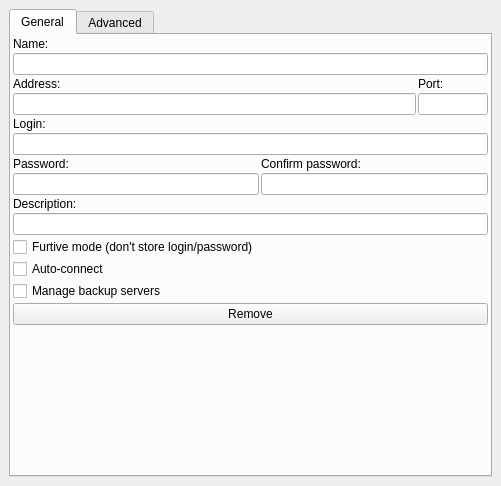
<ui version="4.0" >
 <class>WidgetSessionConfig</class>
 <widget class="QWidget" name="WidgetSessionConfig" >
  <property name="geometry" >
   <rect>
    <x>0</x>
    <y>0</y>
    <width>501</width>
    <height>486</height>
   </rect>
  </property>
  <property name="windowTitle" >
   <string>Form</string>
  </property>
  <layout class="QGridLayout" >
   <property name="margin" >
    <number>9</number>
   </property>
   <property name="spacing" >
    <number>6</number>
   </property>
   <item row="0" column="0" >
    <widget class="QTabWidget" name="tabWidgetMain" >
     <property name="currentIndex" >
      <number>0</number>
     </property>
     <widget class="QWidget" name="tabGeneral" >
      <attribute name="title" >
       <string>General</string>
      </attribute>
      <layout class="QGridLayout" >
       <property name="margin" >
        <number>2</number>
       </property>
       <property name="spacing" >
        <number>2</number>
       </property>
       <item row="9" column="0" >
        <widget class="QCheckBox" name="checkBoxFurtiveMode" >
         <property name="text" >
          <string>Furtive mode (don't store login/password)</string>
         </property>
        </widget>
       </item>
       <item row="1" column="0" colspan="2" >
        <widget class="QLineEdit" name="lineEditName" />
       </item>
       <item row="0" column="0" >
        <widget class="QLabel" name="labelName" >
         <property name="text" >
          <string>Name:</string>
         </property>
        </widget>
       </item>
       <item row="5" column="1" >
        <widget class="QLabel" name="labelConfirmPassword" >
         <property name="text" >
          <string>Confirm password:</string>
         </property>
        </widget>
       </item>
       <item row="13" column="0" >
        <spacer>
         <property name="orientation" >
          <enum>Qt::Vertical</enum>
         </property>
         <property name="sizeHint" >
          <size>
           <width>20</width>
           <height>40</height>
          </size>
         </property>
        </spacer>
       </item>
       <item row="12" column="0" colspan="2" >
        <widget class="QPushButton" name="pushButtonRemove" >
         <property name="text" >
          <string>Remove</string>
         </property>
        </widget>
       </item>
       <item row="6" column="0" >
        <widget class="QLineEdit" name="lineEditPassword" >
         <property name="echoMode" >
          <enum>QLineEdit::Password</enum>
         </property>
        </widget>
       </item>
       <item row="3" column="0" >
        <widget class="QLabel" name="labelLogin" >
         <property name="text" >
          <string>Login:</string>
         </property>
        </widget>
       </item>
       <item row="4" column="0" colspan="2" >
        <widget class="QLineEdit" name="lineEditLogin" />
       </item>
       <item row="6" column="1" >
        <widget class="QLineEdit" name="lineEditConfirmPassword" >
         <property name="echoMode" >
          <enum>QLineEdit::Password</enum>
         </property>
        </widget>
       </item>
       <item row="5" column="0" >
        <widget class="QLabel" name="labelPassword" >
         <property name="text" >
          <string>Password:</string>
         </property>
        </widget>
       </item>
       <item row="7" column="0" >
        <widget class="QLabel" name="labelDescription" >
         <property name="text" >
          <string>Description:</string>
         </property>
        </widget>
       </item>
       <item row="8" column="0" colspan="2" >
        <widget class="QLineEdit" name="lineEditDescription" />
       </item>
       <item row="10" column="0" >
        <widget class="QCheckBox" name="checkBoxAutoConnect" >
         <property name="text" >
          <string>Auto-connect</string>
         </property>
        </widget>
       </item>
       <item row="11" column="0" colspan="2" >
        <widget class="QCheckBox" name="checkBoxBackupServers" >
         <property name="text" >
          <string>Manage backup servers</string>
         </property>
        </widget>
       </item>
       <item row="2" column="0" colspan="2" >
        <layout class="QHBoxLayout" >
         <property name="margin" >
          <number>0</number>
         </property>
         <property name="spacing" >
          <number>2</number>
         </property>
         <item>
          <layout class="QVBoxLayout" >
           <property name="margin" >
            <number>0</number>
           </property>
           <property name="spacing" >
            <number>2</number>
           </property>
           <item>
            <widget class="QLabel" name="labelAddress" >
             <property name="text" >
              <string>Address:</string>
             </property>
            </widget>
           </item>
           <item>
            <widget class="QLineEdit" name="lineEditAddress" />
           </item>
          </layout>
         </item>
         <item>
          <layout class="QVBoxLayout" >
           <property name="margin" >
            <number>0</number>
           </property>
           <property name="spacing" >
            <number>2</number>
           </property>
           <item>
            <widget class="QLabel" name="labelPort" >
             <property name="text" >
              <string>Port:</string>
             </property>
            </widget>
           </item>
           <item>
            <widget class="QLineEdit" name="lineEditPort" >
             <property name="sizePolicy" >
              <sizepolicy>
               <hsizetype>0</hsizetype>
               <vsizetype>0</vsizetype>
               <horstretch>0</horstretch>
               <verstretch>0</verstretch>
              </sizepolicy>
             </property>
             <property name="maximumSize" >
              <size>
               <width>70</width>
               <height>16777215</height>
              </size>
             </property>
            </widget>
           </item>
          </layout>
         </item>
        </layout>
       </item>
      </layout>
     </widget>
     <widget class="QWidget" name="tabAdvanced" >
      <attribute name="title" >
       <string>Advanced</string>
      </attribute>
     </widget>
    </widget>
   </item>
  </layout>
 </widget>
 <resources/>
 <connections/>
</ui>
